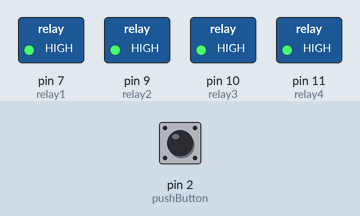
Recording of a sketch running on a simulated Arduino Uno, built with avr-gcc and run on an emulated ATmega328P. Parts: switched loads named in the sketch (green lamp = pin HIGH). Inputs (shaded band) come from the test bench; at power-on: pin 2 (pushButton) LOW.

Above: at 1.2 s.
1.3 s: pin 2 (pushButton) pulled HIGH for 1 s
At 2.1 s:
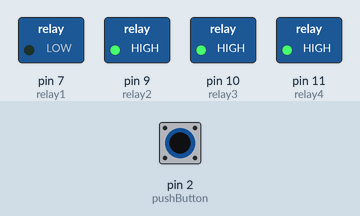
3.8 s: pin 2 (pushButton) pulled HIGH for 3.2 s
At 5.3 s:
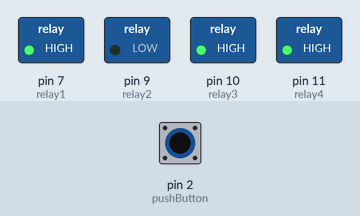
8.5 s: pin 2 (pushButton) pulled HIGH for 1 s
At 9.3 s:
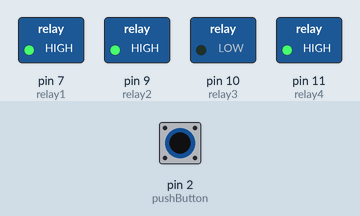
11.0 s: pin 2 (pushButton) pulled HIGH for 3.2 s
At 11.9 s:
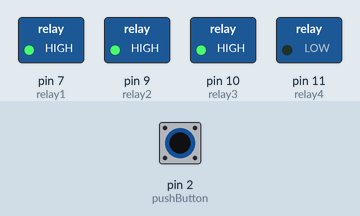
Timing chart, 0 to 15.7 s (numbered marks = the images above; inputs shaded):
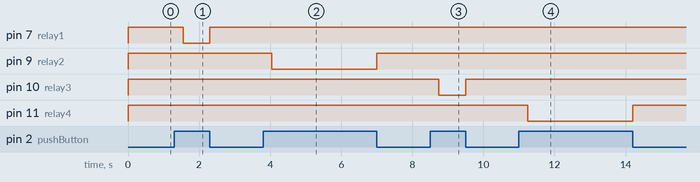

The sketch:

BedControls.ino
```cpp
/*Bed Controls*/

/*This version of the bed controls provides no visual feedback. User presses the button to cycle through relays. Pressing and holding activates the current relay until
 * the button is released. The program will time out if there is no input for a preset amount of time (adjusted with potentiometer). Should be fairly easy to modify the
 * software for additional relays.
 */

#define pushButton 2
#define relay1 7
#define relay2 9
#define relay3 10
#define relay4 11
#define timingPot A0


//Tuning constants//
const int timeMultiplier = 10;      //Allows for a wider/narrower time out range with the potentiometer. Without multiplier, range is between 0-1 sec. (ex. timeMultiplier = 10 then time out range is 0-10 sec.)
const int delayTime = 250;          //Delay before program checks if button is still held. If this value is high, the user must hold down the button longer before relay is activated.
                                       //If this value is too low the user may accidentally trigger the relay before while cycling.

//Variable Declaration//
long startTime = 0;                //Stores time of first button press.
long timeOut = 0;                  //Time before program times out and restarts the program. Adjusted with pot.


void setup() {
    //Serial.begin(1200);
    pinMode(relay1, OUTPUT);
    digitalWrite(relay1, HIGH);
    pinMode(relay2, OUTPUT);
    digitalWrite(relay2, HIGH);
    pinMode(relay3, OUTPUT);
    digitalWrite(relay3, HIGH);
    pinMode(relay4, OUTPUT);
    digitalWrite(relay4, HIGH);
    pinMode(pushButton, INPUT);
    pinMode(timingPot, INPUT);
    //Serial.println("program started");
}

void loop() {

    start:   //If the device times out at any point, the program is routed back here. Waits for another button press.

    if (digitalRead(pushButton) == HIGH) {
       timeOut = analogRead(timingPot);
       timeOut = timeOut*timeMultiplier;
       //Serial.println(timeOut);
            adjustOne();
            delay(100);   //Debounce

            if (digitalRead(pushButton) == LOW) {
                startTime = millis();   //timer starts
                while (millis() - startTime <= timeOut) {
                    if (digitalRead(pushButton) == HIGH) {
                        break;   //If input goes HIGH, break from while loop.
                    }
                }
                if (millis() - startTime > timeOut) {
                    //Serial.println("timed out");
                    goto start;
                }
            }

            if (digitalRead(pushButton) == HIGH) {
                adjustTwo();
                delay(100); //Debounce
                }

                if (digitalRead(pushButton) == LOW) {
                    startTime = millis();
                    while (millis() - startTime <= timeOut) {
                        if (digitalRead(pushButton) == HIGH) {
                            break;
                        }
                        }
                    if (millis() - startTime > timeOut) {
                        Serial.println("timed out");
                        goto start;
                    }
                }

            if (digitalRead(pushButton) == HIGH) {
                adjustThree();
                delay(100); //Debounce
            }

            if (digitalRead(pushButton) == LOW) {
                //Serial.println("timer started");
                while (millis() - startTime <= timeOut) {
                    if (digitalRead(pushButton) == HIGH) {
                        break;
                    }
                    }
                if (millis() - startTime > timeOut) {
                    //Serial.println("timed out");
                    goto start;
                }
            }
            if (digitalRead(pushButton) == HIGH) {
                adjustFour();
                delay(100); //Debounce
            }
            //Serial.print("Loop Finished!");
    }
}


//Used to activate relay. All following adjustment functions are same.
void adjustOne() {
    delay(delayTime);  //If input is HIGH after this delay, program assumes the user intended to activate the relay.
    if (digitalRead(pushButton) == HIGH) {
        while (digitalRead(pushButton) == HIGH) {
            digitalWrite(relay1, LOW);   //Remains closed as long as button is held.
        }
    }
    digitalWrite(relay1, HIGH);  //Otherwise, program skips this relay and returns.
    return;
}

void adjustTwo() {
    delay(delayTime);
    if (digitalRead(pushButton) == HIGH) {
        while (digitalRead(pushButton) == HIGH) {
            digitalWrite(relay2, LOW);
        }
    }
    digitalWrite(relay2, HIGH);
    return;
}

void adjustThree() {
    delay(delayTime);
    if (digitalRead(pushButton) == HIGH) {
        while (digitalRead(pushButton) == HIGH) {
            digitalWrite(relay3, LOW);
        }
    }
    digitalWrite(relay3, HIGH);
    return;
}

void adjustFour() {
    delay(delayTime);
    if (digitalRead(pushButton) == HIGH) {
        while (digitalRead(pushButton) == HIGH) {
            digitalWrite(relay4, LOW);
        }
    }
    digitalWrite(relay4, HIGH);
    return;
}
```

Measured:
- after the input at 1.3 s, pin 7 (relay1): HIGH → LOW after 0.25 s, → HIGH 0.75 s later
- after the input at 3.8 s, pin 9 (relay2): HIGH → LOW after 0.25 s, → HIGH 2.9 s later
- after the input at 8.5 s, pin 10 (relay3): HIGH → LOW after 0.25 s, → HIGH 0.75 s later
- after the input at 11.0 s, pin 11 (relay4): HIGH → LOW after 0.25 s, → HIGH 2.9 s later
